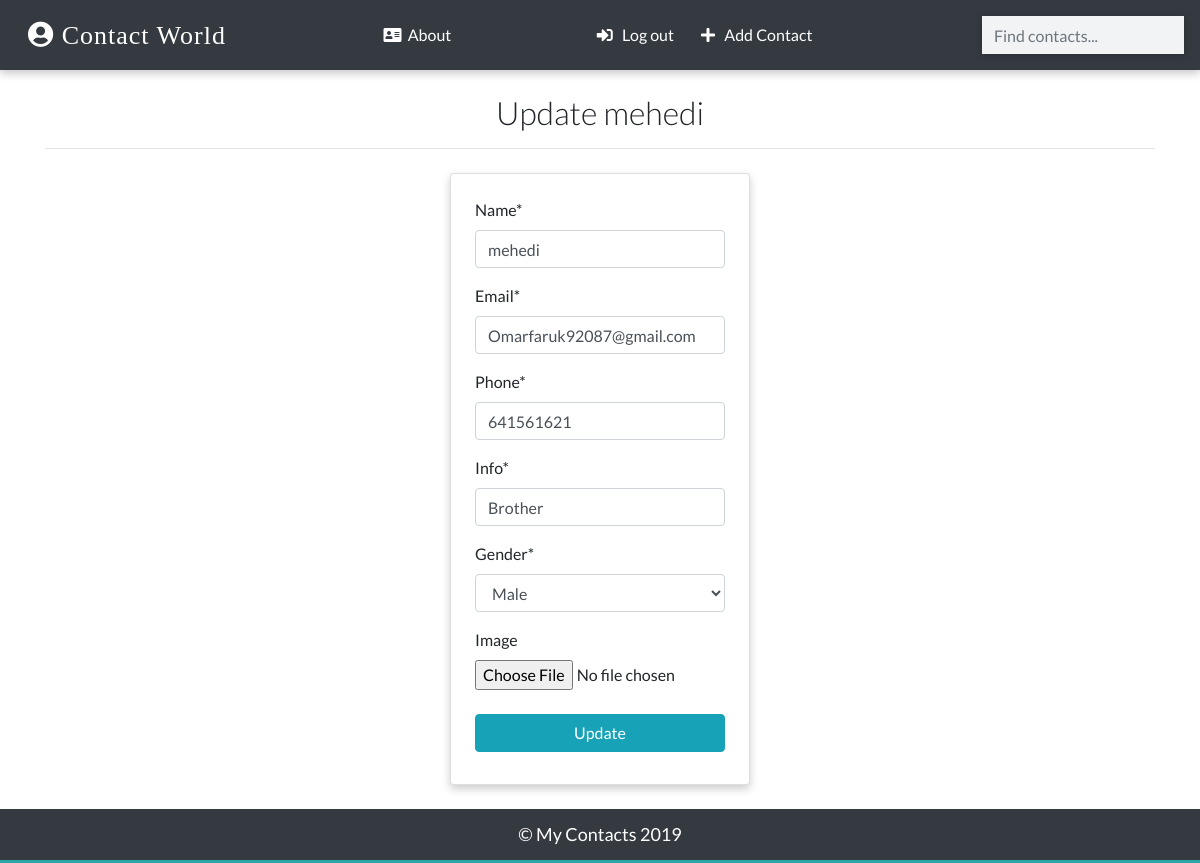
The app's page /contacts/update/4 (signed in) with its own data.
### app/models.py (models this page shows)
class Contact(models.Model):
    manager = models.ForeignKey(User, on_delete=models.CASCADE, default=None) # When the user is deleted it will clear the contact
    name = models.CharField(max_length=20)
    email = models.EmailField(max_length=100)
    phone = models.IntegerField()
    info = models.CharField(max_length=30)
    gender = models.CharField(max_length=50, choices=(
    ('male','Male'),
    ('female','Female')
    ))
    image = models.ImageField(upload_to='images/', blank=True)
    date_added = models.DateTimeField(default=datetime.now)
    def __str__(self):
        return self.name
    class Meta:
        ordering = ['-id']    ## Ordering the display items by id

### app/views.py (the view, shortened to what this page needs)
# urls.py: path('contacts/update/<int:pk>', views.ContactUpdateView.as_view(), name = "update"),
class ContactUpdateView(LoginRequiredMixin, UpdateView):
    model = Contact
    template_name = 'update.html'
    fields = ['name','email','phone','info','gender','image']

### templates/update.html (shortened to what this page needs)
{% extends 'base.html' %}
{% load crispy_forms_tags %}
{% block content %}
{% if contact.manager == request.user %}
<div class="container">
  <h2 class="heading font-weight-light text-center">Update {{ contact }}</h2>
  <hr>
  </div>
  <div class="container w-25 card p-4 mt-4">
    <form action="" method="POST" enctype="multipart/form-data">
    {{ form|crispy }}
    <input type="submit" value="Update" class="btn btn-info w-100 text-white text-center my-2">
    </form>
  </div>
{% else %}
<div class="container">
  <h2 class="heading font-weight-light text-center">You don't have access to this page!</h2>
</div>
{% endif %}
{% endblock content %}

### static/css/main.css (style rules this page uses)
:root { --back: #29a7a6; --girl: #e64298; --boy: #2874dd; }
body { font-family: Lato, sans-serif; }
.card { box-shadow: 0 4px 8px 0 rgba(0, 0, 0, 0.2); transition: 0.3s; min-width: 250px; box-sizing: border-box; }

### records on screen
Contact: name "mehedi", email "Omarfaruk92087@gmail.com", phone "641561621", info "Brother", gender "Male"
